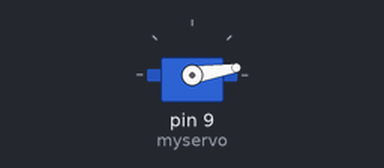
A sketch run on a simulated Arduino Uno, built with avr-gcc and run on an emulated ATmega328P. On the bench: servo.

Above: at 5.16 s.
At 6.0 s:
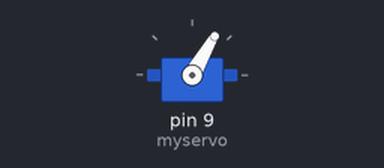
Timing chart, 0 to 7.5 s (numbered marks = the images above):
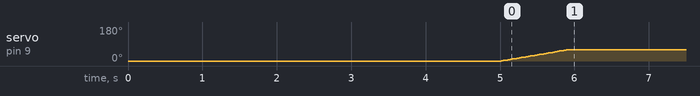

Measured:
- by itself, servo on pin 9 (myservo): moves from 0° to 60° over 0.90 s

The sketch:

servo_test.ino
```cpp
#include <Servo.h>

Servo myservo;  // create servo object to control a servo

int pos = 0;    // variable to store the servo position
bool done = false;
void setup() {
  myservo.attach(9);  // attaches the servo on pin 9 to the servo object
  myservo.write(0);
  delay(5000);
}

void loop() {
  if(done){}
  else {
    for (pos = 0; pos <= 60; pos += 1) { // goes from 0 degrees to 180 degrees
    // in steps of 1 degree
    myservo.write(pos);              // tell servo to go to position in variable 'pos'
    delay(15);                       // waits 15 ms for the servo to reach the position
    }
    done = true;
  }
}
```
